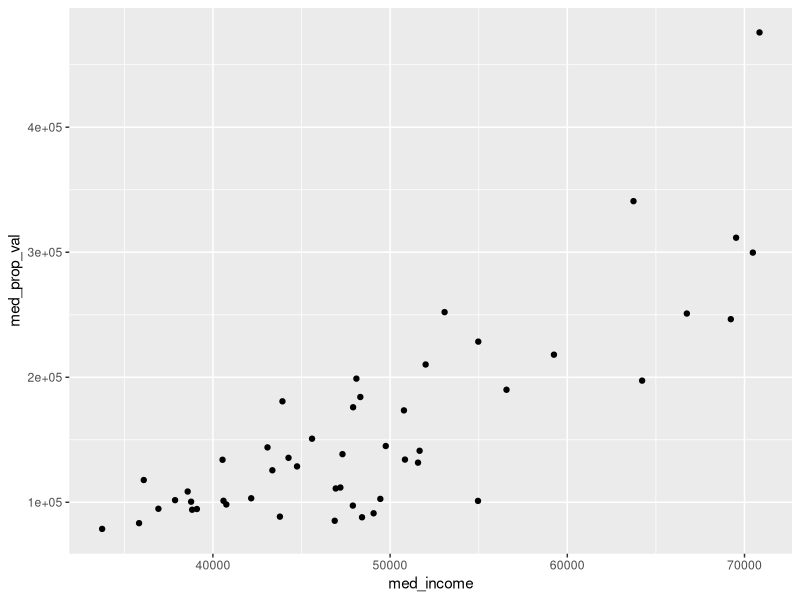
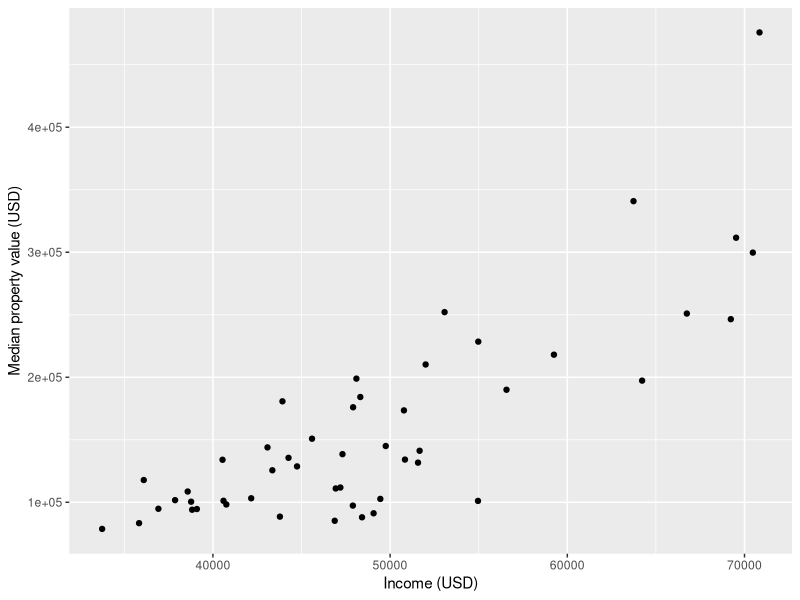
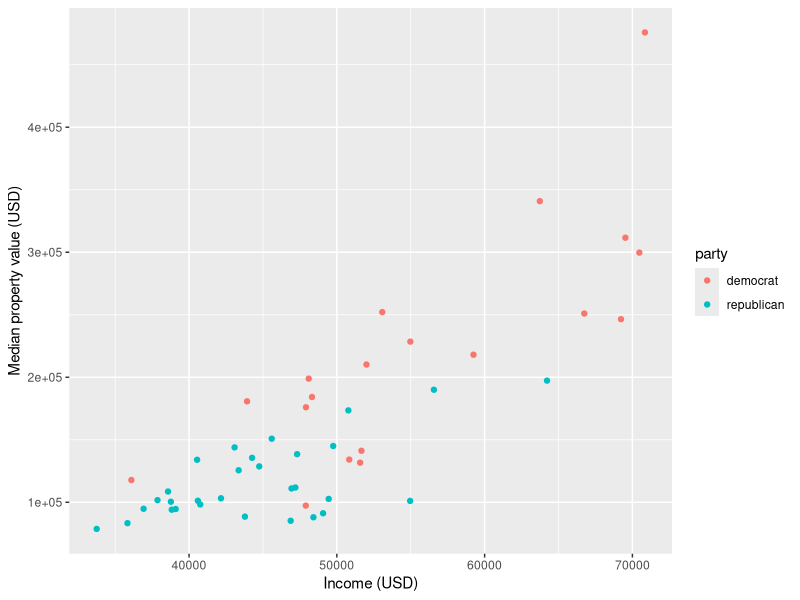
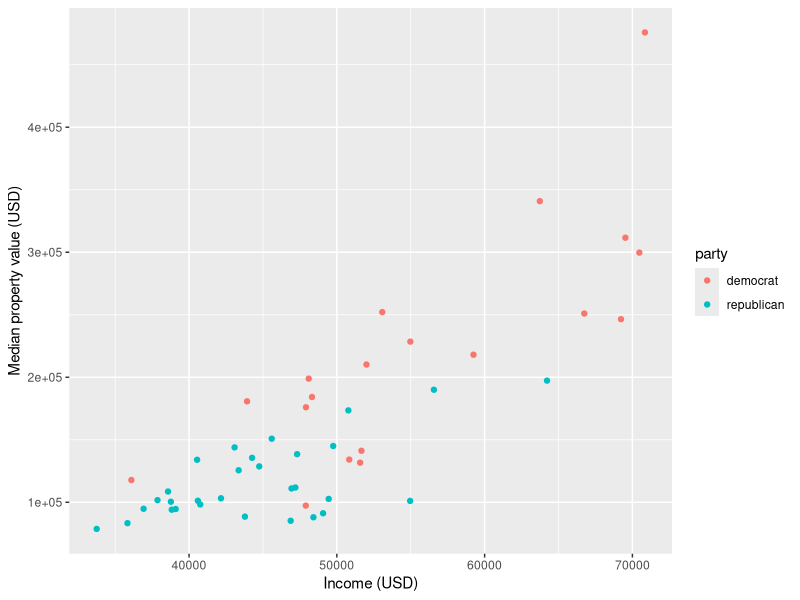
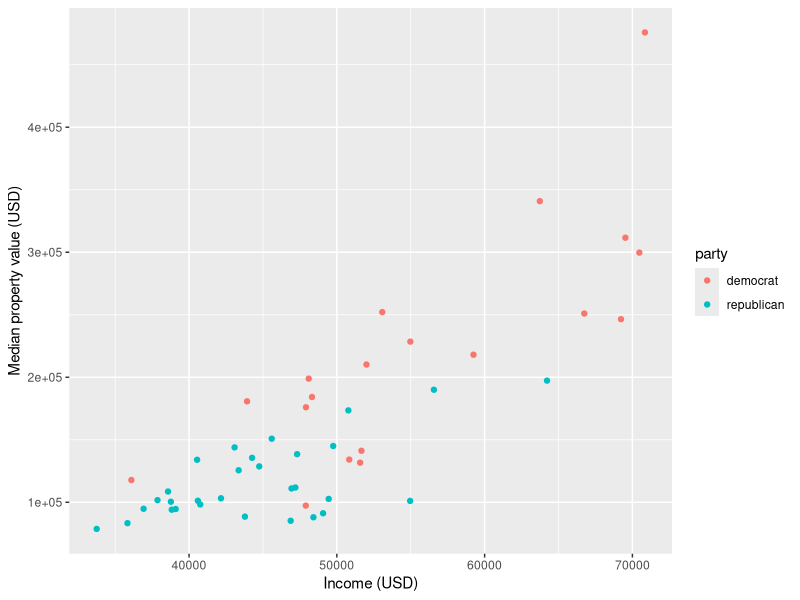

Write the R code that produced these figures, in order.
## ---- chunk 1
library(tidyverse)
read_csv("state_property_vote.csv")
## ---- chunk 2
us_data <- read_csv("state_property_vote.csv")
## ---- chunk 3
us_data
## ---- chunk 4
us_data
## ---- chunk 5
state_column <- select(us_data, state)
state_column
## ---- chunk 6
three_columns <- select(us_data, state, med_prop_val, mean_commute_minutes)
three_columns
## ---- chunk 7
column_range <- select(us_data, state:med_prop_val)
column_range
## ---- chunk 8
new_york <- filter(us_data, state == "NY")
new_york
## ---- chunk 9
long_commutes <- filter(us_data, mean_commute_minutes > 21.5)
long_commutes
## ---- chunk 10
print(us_data)
## ---- chunk 11
ggplot(us_data, aes(x = med_income, y = med_prop_val)) +
    geom_point()
## ---- chunk 12
ggplot(us_data, aes(x = med_income, y = med_prop_val)) +
    geom_point() +
    xlab("Income (USD)") +
    ylab("Median property value (USD)")    
## ---- chunk 13
ggplot(us_data, aes(x = med_income, y = med_prop_val, color = party)) +
  geom_point() +
  xlab("Income (USD)") +
  ylab("Median property value (USD)")
## ---- chunk 14
missing_party <- filter(us_data, party == "not applicable")
missing_party
## ---- chunk 15
vote_data <- filter(us_data, party != "not applicable")
vote_data
## ---- chunk 16
ggplot(vote_data, aes(x = med_income, y = med_prop_val, color = party)) +
  geom_point() +
  xlab("Income (USD)") +
  ylab("Median property value (USD)")
## ---- chunk 17
library(tidyverse)

us_data <- read_csv("state_property_vote.csv")

vote_data <- filter(us_data, party != "not applicable")

ggplot(vote_data, aes(x = med_income, y = med_prop_val, color = party)) +
  geom_point() +
  xlab("Income (USD)") +
  ylab("Median property value (USD)")
